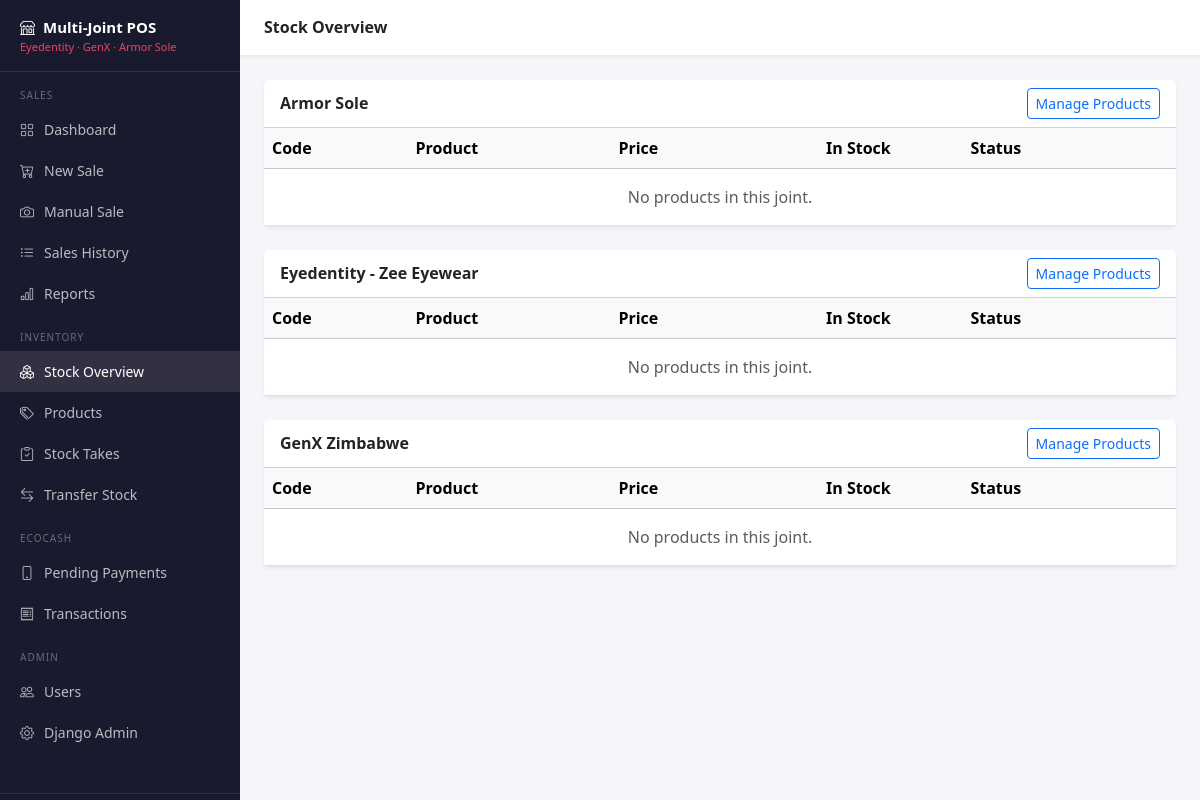
Before: /inventory/ (signed in) with the older database file.
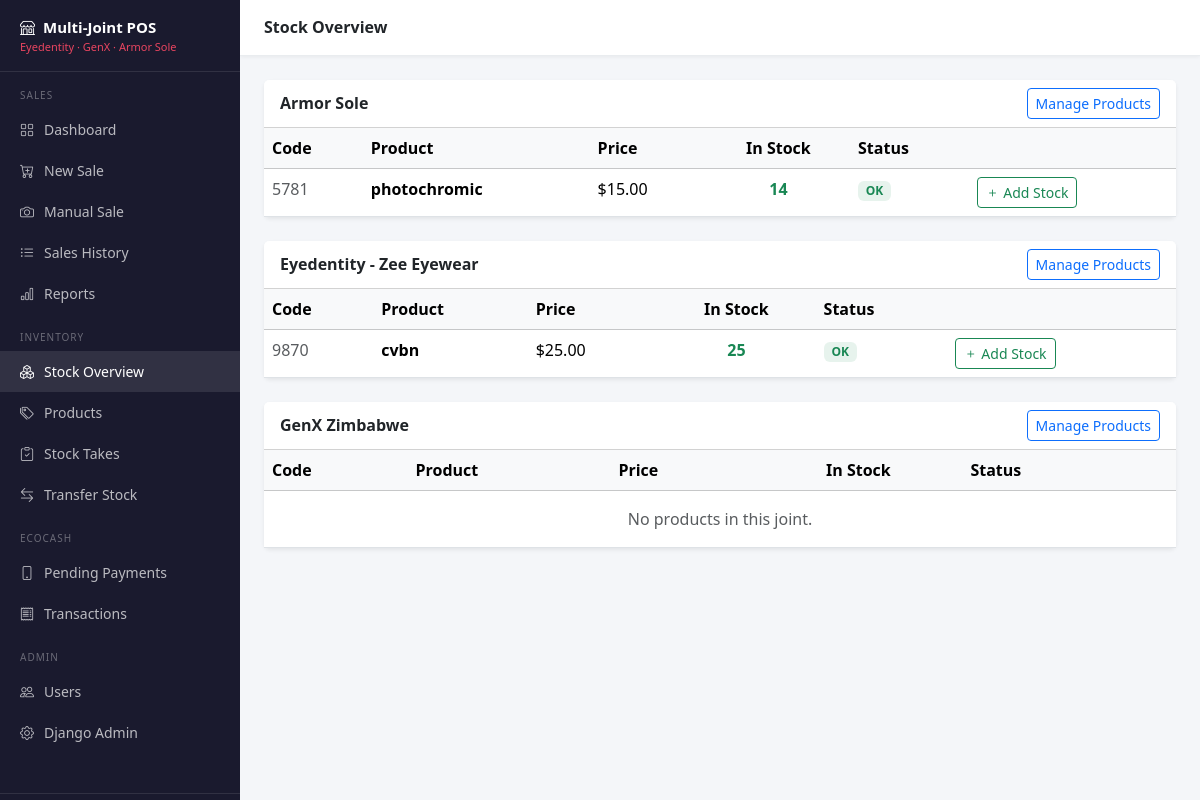
After: the same page with the newer database file.
### inventory/models.py (models this page shows, shortened)
class Joint(models.Model):
    JOINT_CHOICES = [
        ('eyedentity', 'Eyedentity'),
        ('genx', 'GenX'),
        ('armor_sole', 'Armor Sole'),
    ]
    name = models.CharField(
        max_length=50,
        choices=JOINT_CHOICES,
        unique=True,
        help_text="The name/identifier of this shop."
    )
    display_name = models.CharField(max_length=100, help_text="Full display name, e.g. 'Eyedentity - Zee Eyewear'")
    phone = models.CharField(max_length=20, blank=True)
    address = models.TextField(blank=True)
    uses_product_codes = models.BooleanField(
        default=False,
        help_text="Eyedentity and Armor Sole use product codes; GenX does not."
    )
    class Meta:
        ordering = ['name']

class Product(models.Model):
    joint = models.ForeignKey(Joint, on_delete=models.CASCADE, related_name='products')
    code = models.CharField(
        max_length=50,
        blank=True,
        null=True,
        help_text="Product code (required for Eyedentity and Armor Sole)."
    )
    name = models.CharField(max_length=200, help_text="Product name or description.")
    price = models.DecimalField(
        max_digits=10,
        decimal_places=2,
        help_text="Selling price in USD."
    )
    is_active = models.BooleanField(default=True, help_text="Uncheck to hide from sales without deleting.")
    created_at = models.DateTimeField(auto_now_add=True)
    updated_at = models.DateTimeField(auto_now=True)
    @property
    def current_stock(self):
        try:
            return self.stock.quantity
        except Stock.DoesNotExist:
            return 0
    @property
    def is_low_stock(self):
        return self.current_stock <= settings.LOW_STOCK_THRESHOLD
    class Meta:
        ordering = ['joint', 'name']
        unique_together = [['joint', 'code']]  # Codes must be unique per joint

class Stock(models.Model):
    product = models.OneToOneField(Product, on_delete=models.CASCADE, related_name='stock')
    quantity = models.IntegerField(default=0, help_text="Current quantity in stock.")
    last_stock_take = models.DateTimeField(
        null=True,
        blank=True,
        help_text="Date and time of the last monthly stock take."
    )
    last_updated = models.DateTimeField(auto_now=True)
    class Meta:
        verbose_name = 'Stock Level'

### inventory/views.py (the view)
# urls.py: path('', views.inventory_dashboard, name='inventory_dashboard'),
@login_required
def inventory_dashboard(request):
    joints = Joint.objects.prefetch_related('products__stock').all()
    low_stock_items = Product.objects.select_related('stock', 'joint').filter(
        is_active=True,
        stock__quantity__lte=settings.LOW_STOCK_THRESHOLD
    )
    context = {
        'joints': joints,
        'low_stock_items': low_stock_items,
        'low_stock_threshold': settings.LOW_STOCK_THRESHOLD,
    }
    return render(request, 'stock_overview.html', context)

### users/models.py (called while the page is built)
    @property
    def is_admin_role(self):
        return self.role == 'admin'

    @property
    def is_manager_role(self):
        return self.role in ['admin', 'manager']

### templates/stock_overview.html (shortened to what this page needs)
{% extends "base.html" %}
{% block page_title %}Stock Overview{% endblock %}
{% block content %}
{% for joint in joints %}
<div class="card border-0 shadow-sm mb-4">
    <div class="card-header bg-white d-flex justify-content-between align-items-center">
        <h6 class="mb-0 fw-bold">{{ joint.display_name }}</h6>
        <a href="{% url 'inventory:product_list' %}?joint={{ joint.pk }}" class="btn btn-sm btn-outline-primary">
            Manage Products
        </a>
    </div>
    <div class="table-responsive">
        <table class="table table-hover mb-0">
            <thead class="table-light">
                <tr>
                    <th>Code</th>
                    <th>Product</th>
                    <th>Price</th>
                    <th class="text-center">In Stock</th>
                    <th>Status</th>
                    <th></th>
                </tr>
            </thead>
            <tbody>
                {% for product in joint.products.all %}
                {% if product.is_active %}
                <tr>
                    <td class="text-muted">{{ product.code|default:"—" }}</td>
                    <td><strong>{{ product.name }}</strong></td>
                    <td>${{ product.price|floatformat:2 }}</td>
                    <td class="text-center">
                        <strong class="{% if product.current_stock == 0 %}text-danger{% elif product.is_low_stock %}text-warning{% else %}text-success{% endif %}">
                            {{ product.current_stock }}
                        </strong>
                    </td>
                    <td>
                        {% if product.current_stock == 0 %}
                        <span class="out-of-stock-badge">OUT OF STOCK</span>
                        {% elif product.is_low_stock %}
                        <span class="low-stock-badge">LOW STOCK</span>
                        {% else %}
                        <span class="badge bg-success bg-opacity-10 text-success">OK</span>
                        {% endif %}
                    </td>
                    <td>
                        <a href="{% url 'inventory:stock_adjust' product.pk %}" class="btn btn-sm btn-outline-success">
                            <i class="bi bi-plus"></i> Add Stock
                        </a>
                    </td>
                </tr>
                {% endif %}
                {% empty %}
                <tr><td colspan="6" class="text-center text-muted py-3">No products in this joint.</td></tr>
                {% endfor %}
            </tbody>
        </table>
    </div>
</div>
{% endfor %}
{% endblock %}

Changed rows visible on the page:
shown differently, row unchanged: Joint "Armor Sole": no longer shows "No products in this joint."
added Product: code "5781", name "photochromic", price "15.00", current_stock "14", shows "OK", shown under Joint "Armor Sole"
shown differently, row unchanged: Joint "Eyedentity - Zee Eyewear": no longer shows "No products in this joint."
added Product: code "9870", name "cvbn", price "25.00", current_stock "25", shows "OK", shown under Joint "Eyedentity - Zee Eyewear"
